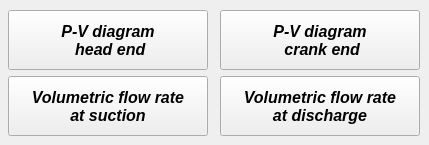
       <widget class="QWidget" name="tab_time">
        <attribute name="title">
         <string>Time</string>
        </attribute>
        <widget class="QPushButton" name="pushButton_plot_volumetric_flow_rate_at_suction_time">
         <property name="geometry">
          <rect>
           <x>8</x>
           <y>76</y>
           <width>200</width>
           <height>60</height>
          </rect>
         </property>
         <property name="minimumSize">
          <size>
           <width>200</width>
           <height>60</height>
          </size>
         </property>
         <property name="maximumSize">
          <size>
           <width>200</width>
           <height>60</height>
          </size>
         </property>
         <property name="font">
          <font>
           <family>Arial</family>
           <pointsize>12</pointsize>
           <weight>75</weight>
           <italic>true</italic>
           <bold>true</bold>
          </font>
         </property>
         <property name="text">
          <string>Volumetric flow rate 
at suction</string>
         </property>
        </widget>
        <widget class="QPushButton" name="pushButton_plot_PV_diagram_head_end">
         <property name="geometry">
          <rect>
           <x>8</x>
           <y>10</y>
           <width>200</width>
           <height>60</height>
          </rect>
         </property>
         <property name="minimumSize">
          <size>
           <width>200</width>
           <height>60</height>
          </size>
         </property>
         <property name="maximumSize">
          <size>
           <width>200</width>
           <height>60</height>
          </size>
         </property>
         <property name="font">
          <font>
           <family>Arial</family>
           <pointsize>12</pointsize>
           <weight>75</weight>
           <italic>true</italic>
           <bold>true</bold>
          </font>
         </property>
         <property name="text">
          <string>P-V diagram 
 head end</string>
         </property>
        </widget>
        <widget class="QPushButton" name="pushButton_plot_volumetric_flow_rate_at_discharge_time">
         <property name="geometry">
          <rect>
           <x>220</x>
           <y>76</y>
           <width>200</width>
           <height>60</height>
          </rect>
         </property>
         <property name="minimumSize">
          <size>
           <width>200</width>
           <height>60</height>
          </size>
         </property>
         <property name="maximumSize">
          <size>
           <width>200</width>
           <height>60</height>
          </size>
         </property>
         <property name="font">
          <font>
           <family>Arial</family>
           <pointsize>12</pointsize>
           <weight>75</weight>
           <italic>true</italic>
           <bold>true</bold>
          </font>
         </property>
         <property name="text">
          <string>Volumetric flow rate 
at discharge</string>
         </property>
        </widget>
        <widget class="QPushButton" name="pushButton_plot_PV_diagram_crank_end">
         <property name="geometry">
          <rect>
           <x>220</x>
           <y>10</y>
           <width>200</width>
           <height>60</height>
          </rect>
         </property>
         <property name="minimumSize">
          <size>
           <width>200</width>
           <height>60</height>
          </size>
         </property>
         <property name="maximumSize">
          <size>
           <width>200</width>
           <height>60</height>
          </size>
         </property>
         <property name="font">
          <font>
           <family>Arial</family>
           <pointsize>12</pointsize>
           <weight>75</weight>
           <italic>true</italic>
           <bold>true</bold>
          </font>
         </property>
         <property name="text">
          <string>P-V diagram 
 crank end</string>
         </property>
        </widget>
       </widget>
